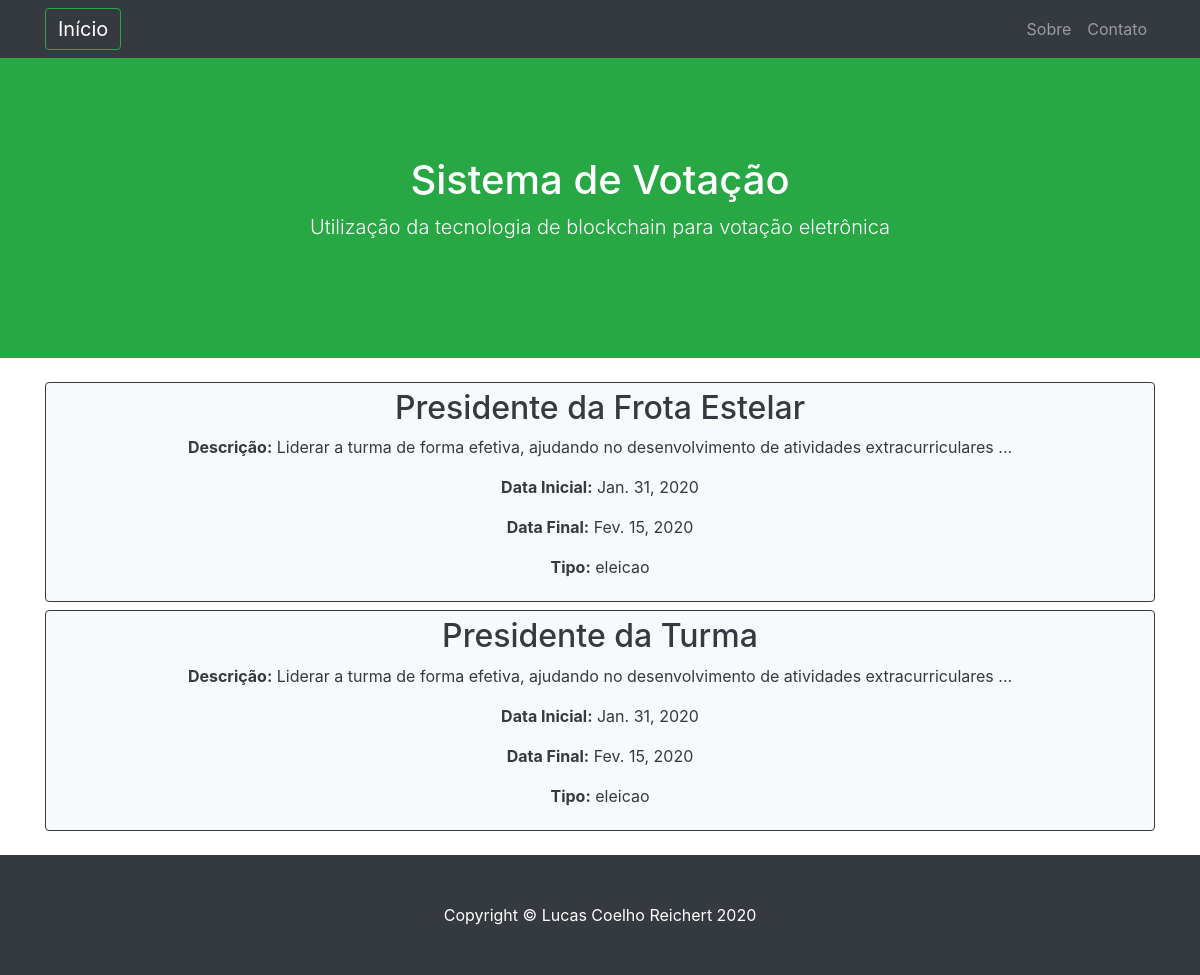
The page /eleicoes/consulta/ on the database as committed earlier.
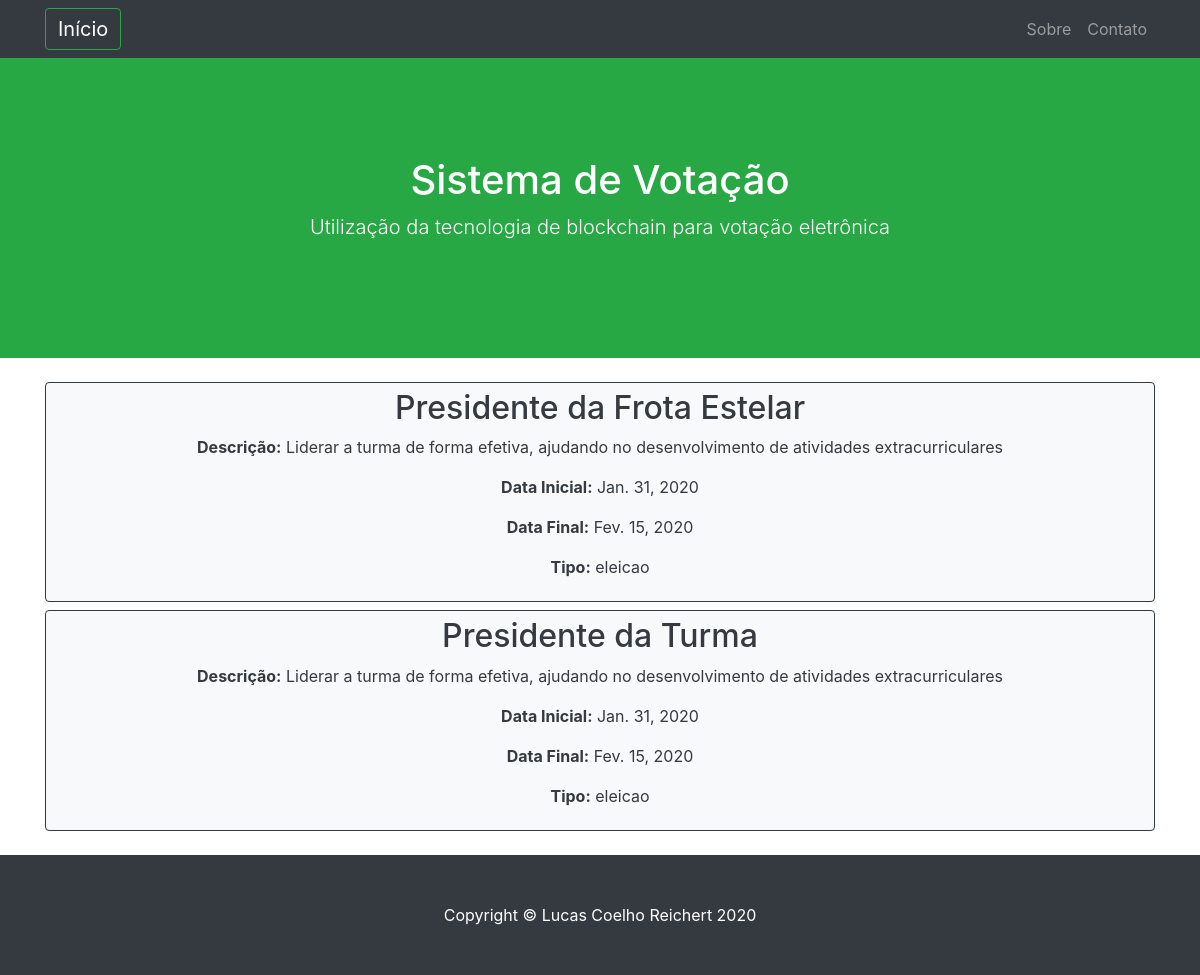
The same page on the database as committed later.
### eleicoes/models.py (models this page shows, shortened)
class Eleicao(models.Model):
    nome = models.CharField(max_length=40)
    descricao =  models.CharField(max_length=100)
    data_ini =  models.DateField()
    data_fim = models.DateField() #configurar para pegar a data da criação da eleição e desativar o campo, ou deixar para programar uma data e hora e efetuar os devidos tratamentos
    tipo = models.CharField(max_length=20, choices=(("eleicao", _("Eleição")),  #criação do modelo de opções do tipo de Eleicao
                                        ("votacao", _("Votação"))),
                                default="Eleição")

### eleicoes/views.py (the view)
# urls.py: path('consulta/', views.consulta, name='consulta_cursos'),
def consulta(request): # Listagem das eleições criadas
    eleicoes = Eleicao.objects.filter().order_by('nome') #buscar as eleições no banco e ordenar pelo nome
    return render(request, 'eleicoes/consulta.html', {'eleicoes': eleicoes}) #chamar o template de consulta, passando a lista de eleições como parâmetro

### eleicoes/templates/eleicoes/consulta.html
{% extends 'base.html' %}
{% load static %}
{% block content %}
    {% for eleicao in eleicoes %}
        <a method="POST" class="btn btn-light btn-block btn-outline-dark" href="{% url 'edicao_eleicoes' pk=eleicao.pk %}"><div>
            <h2> {{ eleicao.nome }} </h2>
            <p><b>Descrição:</b> {{ eleicao.descricao }}</p>
            <p><b>Data Inicial:</b> {{ eleicao.data_ini }}</p>
            <p><b>Data Final:</b> {{ eleicao.data_fim }}</p>
            <p><b>Tipo:</b> {{eleicao.tipo}}</p>
        </div></a>
    {% endfor %}
{% endblock %}

Rows that differ between the two databases and show on the page:
changed Eleicao "Presidente da Frota Estelar": descricao "Liderar a turma de forma efetiva, ajudando no desenvolvimento de atividades extracurriculares ..." → "Liderar a turma de forma efetiva, ajudando no desenvolvimento de atividades extracurriculares"
changed Eleicao "Presidente da Turma": descricao "Liderar a turma de forma efetiva, ajudando no desenvolvimento de atividades extracurriculares ..." → "Liderar a turma de forma efetiva, ajudando no desenvolvimento de atividades extracurriculares"
